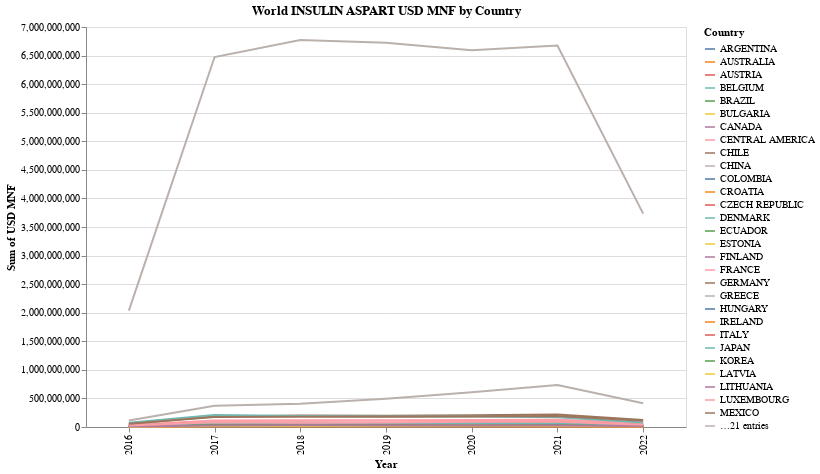

Notebook code cell kept with this figure:
### Code cell
# Filter data just for INSULIN_ASPART
data_INSULIN_ASPART = df_long[df_long['Molecule']=='INSULIN ASPART']
 
# Create the interactive plot
plot = alt.Chart(data_INSULIN_ASPART).mark_line().encode(
    x='Year:O',
    y='sum(USD MNF):Q',
    color='Country:N',
    tooltip=['Year:O', 'sum(USD MNF):Q', 'Country:N']
).properties(
    width=600,
    height=400,
    title='World INSULIN ASPART USD MNF by Country'
).interactive()
 
# Display the plot
plot

### Figure 1 — Vega-Lite specification as saved in the notebook (floating-point values rounded to 4 significant figures; data arrays with more than 128 entries replaced by an {"elided": "..."} marker saying what was removed)
{"config": {"view": {"continuousWidth": 300, "continuousHeight": 300}}, "data": {"name": "data-1209374fad9a223195bd06da6d5da441"}, "mark": {"type": "line"}, "encoding": {"color": {"field": "Country", "type": "nominal"}, "tooltip": [{"field": "Year", "type": "ordinal"}, {"aggregate": "sum", "field": "USD MNF", "type": "quantitative"}, {"field": "Country", "type": "nominal"}], "x": {"field": "Year", "type": "ordinal"}, "y": {"aggregate": "sum", "field": "USD MNF", "type": "quantitative"}}, "height": 400, "params": [{"name": "param_6", "select": {"type": "interval", "encodings": ["x", "y"]}, "bind": "scales"}], "title": "World INSULIN ASPART USD MNF by Country", "width": 600, "$schema": "https://vega.github.io/schema/vega-lite/v5.17.0.json", "datasets": {"data-1209374fad9a223195bd06da6d5da441": {"elided": "350 records"}}}
